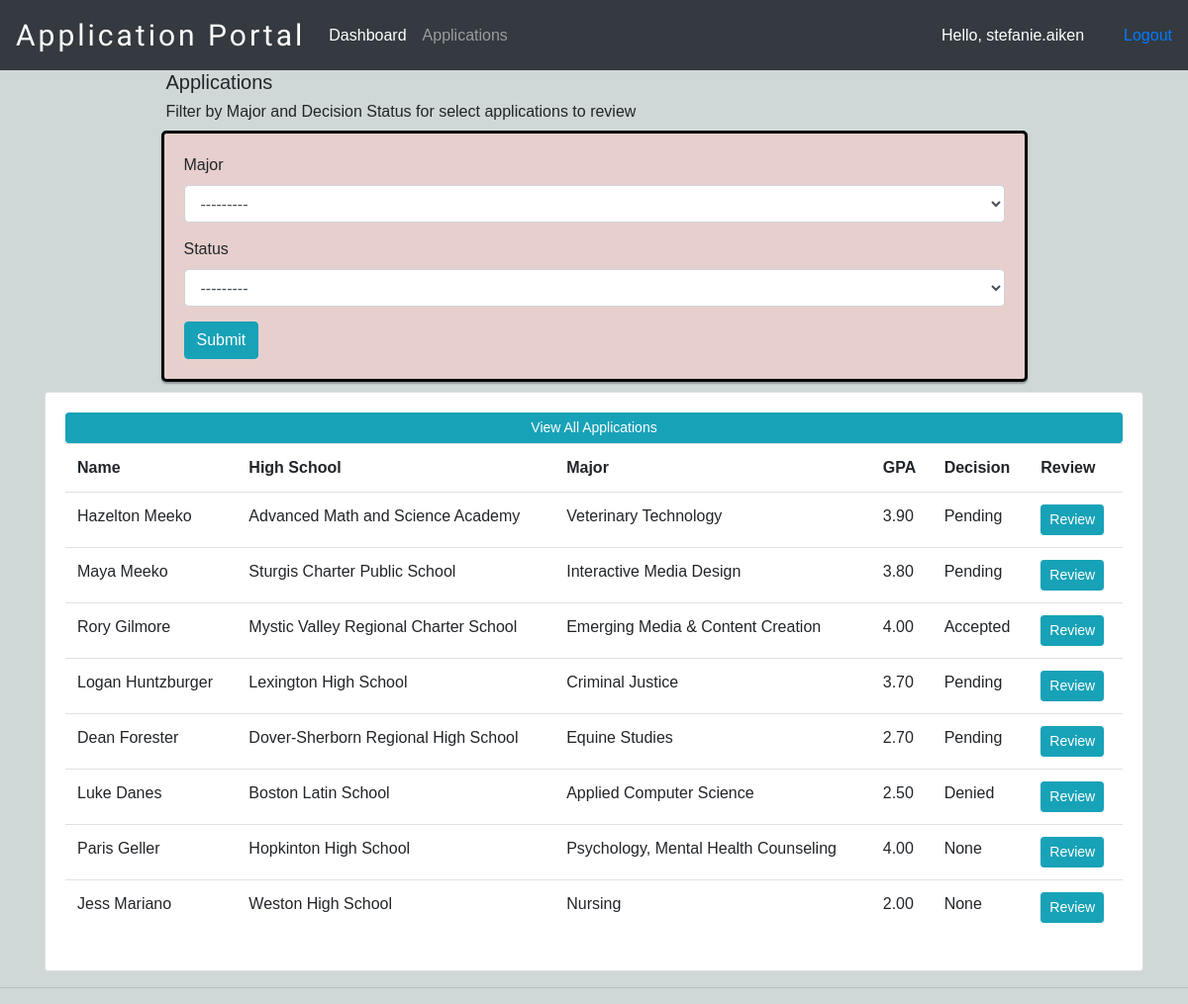
Page /applications (signed in) on the earlier database version.
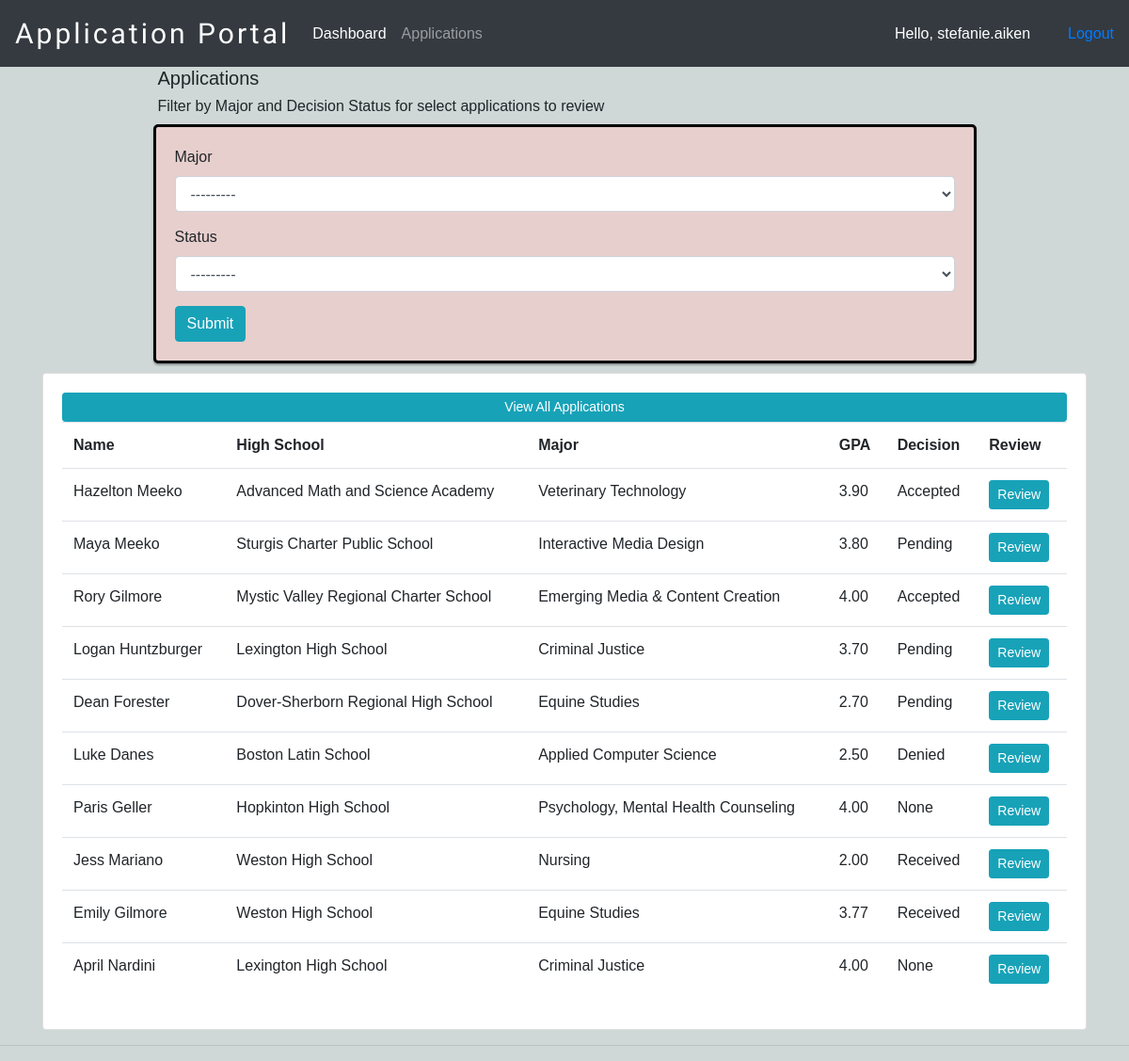
Same page on the later database version.
### appStatus/models.py (models this page shows, shortened)
class Application(models.Model):
    user = models.OneToOneField(User, null=True, on_delete=models.CASCADE)
    name = models.CharField(max_length=200, blank=True, null=True)
    phone = models.CharField(max_length=200, blank=True, null=True)
    email = models.CharField(max_length=200, blank=True, null=True)
    major = models.CharField(max_length=200, blank=True,
                             null=True, choices=MAJOR)
    school = models.CharField(
        max_length=200, blank=True, null=True, choices=SCHOOL)
    GPA = models.FloatField(null=True, blank=True, validators=[
                            MinValueValidator(2), MaxValueValidator(4)])
    status = models.CharField(
        max_length=200, blank=True, null=True, choices=STATUS, default='Received')
    app_submitted = models.CharField(
        max_length=25, blank=True, null=True, choices=SUBMISSION, default='Not Submitted')
    date_created = models.DateTimeField(auto_now_add=True, null=True)

### appStatus/decorators.py (the view)
        def wrapper_func(request, *args, **kwargs):
            group = None
            if request.user.groups.exists():
                group = request.user.groups.all()[0].name
            if group in allowed_roles:
                return view_func(request, *args, **kwargs)
            else:
                return HttpResponse('You are not authorized to view this page')

### appStatus/forms.py
class SearchCriteriaForm(ModelForm):
    class Meta:
        model = Application
        fields = ['major', 'status']

### appStatus/views.py (called while the page is built)
@login_required(login_url='login')
@allowed_users(allowed_roles=['admin'])
def applications(request):
    searchform = SearchCriteriaForm(request.POST)
    application = Application.objects.all()
    context = {'application': application}
    if request.method == 'POST':
        application = Application.objects.filter(
            major=searchform['major'].value(), status=searchform['status'].value())
    context = {'application': application,
               'searchform': searchform}
    return render(request, 'appStatus/applications.html', context)

### appStatus/templates/appStatus/applications.html (shortened to what this page needs)
{%  extends 'appStatus/main.html' %}
{% load crispy_forms_tags %}
{% block content %}
<div class="container">
<div class="row">
    <div class="col-md">
        <div class="container col-md-10 offset-md-1">
            <div class="container">
                <h5>Applications</h5>
                <h6>Filter by Major and Decision Status for select applications to review</h6>
            </div>
            <form id="searchform" method='POST'>
                {{searchform|crispy}}
                <input class="btn btn-info" type="submit" value="Submit">
            </form>
        </div>
        <div class="card card-body">
            <a class="btn btn-sm btn-info" href="{% url 'applications' %}">View All Applications</a>
            <table class="table">
                <tr>
                    <th>Name</th>
                    <th>High School</th>
                    <th>Major</th>
                    <th>GPA</th>
                    <th>Decision</th>
                    <th>Review</th>
                </tr>
                {% for applicant in application %}
                <tr>
                    <td>{{applicant.name}}</td>
                    <td>{{applicant.school}}</td>
                    <td>{{applicant.major}}</td>
                    <td>{{applicant.GPA|floatformat:2}}</td>
                    <td>{{applicant.status}}</td>
                    <td><a class="btn btn-sm btn-info" href="{% url 'application_review' applicant.id %}">Review</a></td>
                </tr>
                {% endfor %}
            </table>
        </div>
    </div>
</div>
</div>
{% endblock content %}

Differences in the rows shown:
changed Application "Hazelton Meeko": status "Pending" → "Accepted"
changed Application "Jess Mariano": status "None" → "Received"
added Application: name "Emily Gilmore", school "Weston High School", major "Equine Studies", GPA "3.77", status "Received"
added Application: name "April Nardini", school "Lexington High School", major "Criminal Justice", GPA "4.00", status "None"
